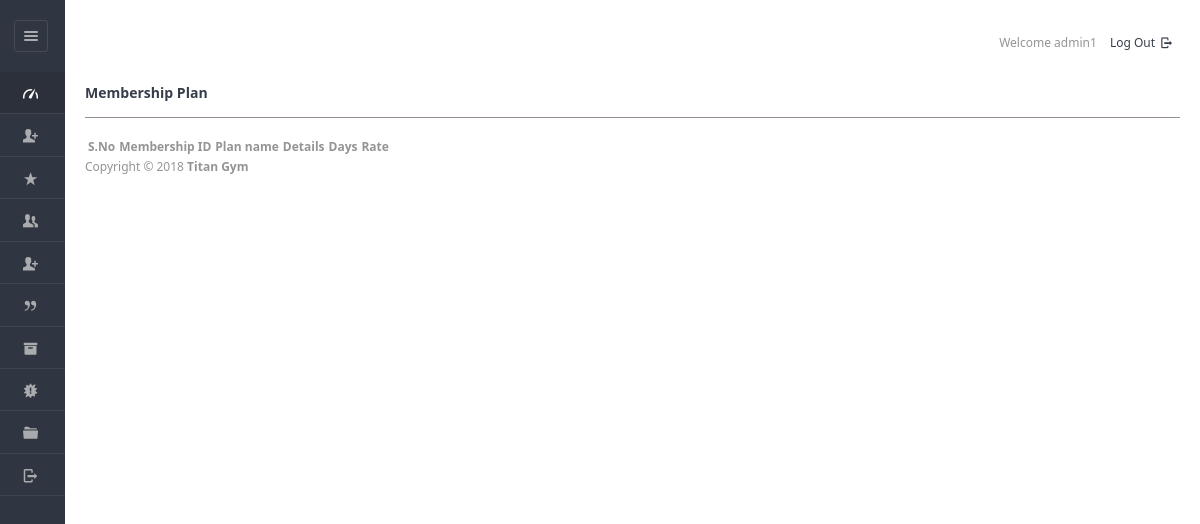
Before: /Files/dashboard/admin/view_plan.php (signed in) with the older database file.
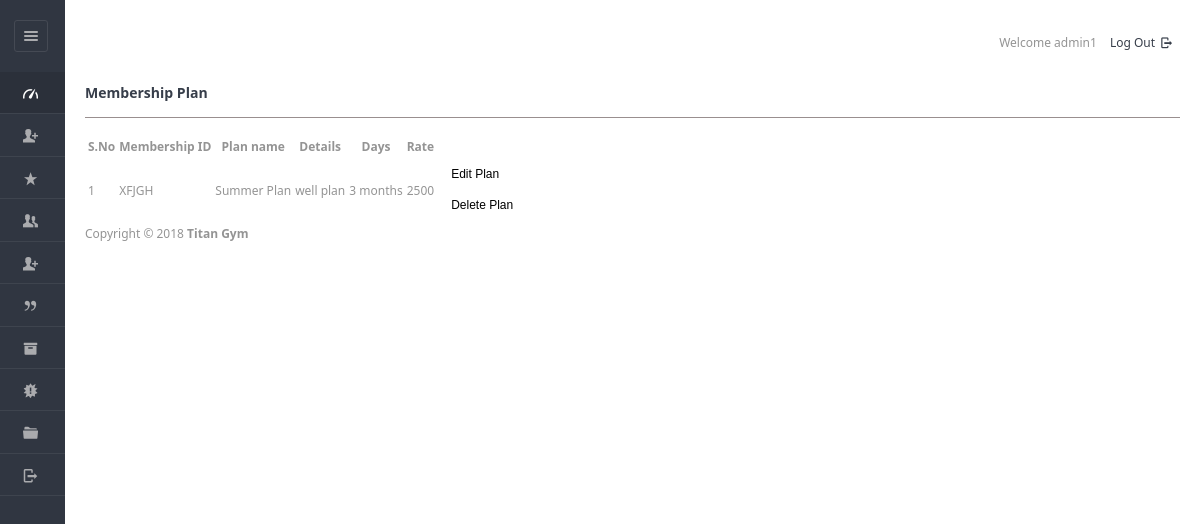
After: the same page with the newer database file.
### tables this page shows
CREATE TABLE `plan`  (
  `id` int(5) NOT NULL AUTO_INCREMENT,
  `pid` varchar(8) NOT NULL,
  `planName` varchar(20) NOT NULL,
  `description` varchar(50) NOT NULL,
  `validity` varchar(20) NOT NULL,
  `amount` int(10) NOT NULL,
  PRIMARY KEY (`id`) USING BTREE
);

### Files/dashboard/admin/view_plan.php (the view, shortened to what this page needs)
<?php
require '../../include/db_conn.php';
?>
<!DOCTYPE html>
<html lang="en">
<head>
    <link rel="stylesheet" href="../../css/style.css"  id="style-resource-5">
    <link rel="stylesheet" href="../../css/dashMain.css">
    <link rel="stylesheet" type="text/css" href="../../css/entypo.css">
</head>
     <body class="page-body  page-fade" onload="initializeMember()">
    	<div class="page-container sidebar-collapsed" id="navbarcollapse">
		<div class="sidebar-menu">
			<header class="logo-env">
					<div class="sidebar-collapse" onclick="collapseSidebar()">
				<a href="#" class="sidebar-collapse-icon with-animation">
					<i class="entypo-menu"></i>
				</a>
			</div>
			</header>
    		<?php include('nav.php'); ?>
    	</div>
    		<div class="main-content">
				<div class="row">
					<div class="col-md-6 col-sm-8 clearfix">
					</div>
					<div class="col-md-6 col-sm-4 clearfix hidden-xs">
						<ul class="list-inline links-list pull-right">
							<li>Welcome <?php echo $_SESSION['full_name']; ?>
							</li>
							<li>
								<a href="logout.php">
									Log Out <i class="entypo-logout right"></i>
								</a>
							</li>
						</ul>
					</div>
				</div>
		<h3>Membership Plan</h3>
		<hr />
		<table class="table table-bordered datatable" id="table-1">
			<thead>
				<tr>
					<th>S.No</th>
					<th>Membership ID</th>
					<th>Plan name</th>
					<th>Details</th>
					<th>Days</th>
					<th>Rate</th>
					<th></th>
				</tr>
			</thead>
				<tbody>
					<?php
					$query  = "select * from plan ORDER BY id DESC";
					$result = mysqli_query($con, $query);
					$sno    = 1;
					if (mysqli_affected_rows($con) != 0) {
					    while ($row = mysqli_fetch_array($result, MYSQLI_ASSOC)) {
					        $msgid = $row['pid'];
					        echo "<tr><td>" . $sno . "</td>";
					        echo "<td>" . $row['pid'] . "</td>";
					        echo "<td>" . $row['planName'] . "</td>";
					        echo "<td>" . $row['description'] . "</td>";
					        echo "<td>" . $row['validity'] . "</td>";
					        echo "<td>" . $row['amount'] . "</td>";
					        $sno++;
					        echo "<td><form action='edit_plan.php' method='post'><input type='hidden' name='name' value='" . $msgid . "'/><input type='submit' value='Edit Plan ' class='btn btn-info'/></form><form action='del_plan.php' method='post' onSubmit='return ConfirmDelete();'><input type='hidden' name='name' value='" . $msgid . "'/><input type='submit' value='Delete Plan' class='btn btn-danger'/></form></td></tr>";
					    }
					}
					?>
				</tbody>
		</table>
<?php include('footer.php'); ?>
    	</div>
    </body>
</html>

### Files/dashboard/admin/nav.php (shortened to what this page needs)
<ul id="main-menu" class="">
    <li class="active opened active"><a href="index.php"><i class="entypo-gauge"></i><span>Dashboard</span></a></li>
	<li><a href="new_entry.php"><i class="entypo-user-add"></i><span>New Registration</span></a>
	<li><a href="payments.php"><i class="entypo-star"></i><span>Payments</span></a></li>
	<li class="" id="hassubopen"><a href="#" onclick="memberExpand(1)"><i class="entypo-users"></i><span>Members</span></a>
	</li>
	<li><a href="new_health_status.php"><i class="entypo-user-add"></i><span>Health Status</span></a>
		<li class="" id="planhassubopen"><a href="#" onclick="memberExpand(2)"><i class="entypo-quote"></i><span>Plan</span></a>
	<li><a href="new_plan.php"><i class="entypo-box"></i><span>Overview</span></a>
	<li><a href="new_plan.php"><i class="entypo-alert"></i><span>Alerts</span></a>
	</li>
	<li><a href="more-userprofile.php"><i class="entypo-folder"></i><span>Profile</span></a></li>
	<li><a href="logout.php"><i class="entypo-logout"></i><span>Logout</span></a></li>
</ul>

### Files/dashboard/admin/footer.php
<footer class="main">Copyright &copy; 2018 <strong>Titan Gym </strong></footer>

### Files/css/style.css (style rules this page uses)
html { font-size: 62.5%; font-family: sans-serif; }
div { display: block; }
body { font-family: "Noto Sans", sans-serif, "Helvetica Neue", Helvetica, Arial, sans-serif; font-size: 12px; line-height: 1.428571429; color: #949494; display: block; margin: 0; }
*, *:before, *:after { box-sizing: border-box; }
a { text-decoration: none; background: transparent; }
h3, .h3 { font-size: 21px; }
h1, h2, h3 { margin-top: 17px; margin-bottom: 8.5px; }
h1, h2, h3, h4, h5, h6, .h1, .h2, .h3, .h4, .h5, .h6 { font-family: "Noto Sans", sans-serif, "Helvetica Neue", Helvetica, Arial, sans-serif; font-weight: 500; line-height: 1.1; color: #373e4a; }
h3 { display: block; font-size: 1.17em; font-weight: bold; }
input, button, select, textarea { font-family: inherit; font-size: inherit; line-height: inherit; }
button, input { line-height: normal; }
button, input, select, textarea { font-family: inherit; font-size: 100%; margin: 0; }
input { background-color: white; cursor: text; padding: 1px; border-width: 2px; border-style: inset; border-color: initial; border-image: initial; }
input, textarea, select, button { text-rendering: auto; color: initial; letter-spacing: normal; word-spacing: normal; text-transform: none; text-indent: 0px; text-shadow: none; display: inline-block; text-align: start; margin: 0em; font: 400 13.3333px Arial; }
.btn { display: inline-block; margin-bottom: 0; font-weight: 400; text-align: center; vertical-align: middle; cursor: pointer; background-image: none; border: 1px solid transparent; white-space: nowrap; padding: 6px 12px; font-size: 12px; line-height: 1.428571429; border-radius: 3px; user-select: none; }
button, html input[type="button"], input[type="reset"], input[type="submit"] { cursor: pointer; }
a { color: #373e4a; text-decoration: none; }
a { background: transparent; }
a { color: #373e4a; }
.page-container { position: relative; padding-left: 280px; }
.page-container .sidebar-menu { position: absolute; width: 280px; top: 0; left: 0; bottom: 0; background: #303641; color: #aaabae; z-index: 1; min-height: 796px; box-sizing: border-box; }
.page-container .sidebar-menu .logo-env { width: 100%; padding: 35px; padding-bottom: 10px; box-sizing: border-box; }
.page-container.sidebar-collapsed { padding-left: 65px; }
.page-container.sidebar-collapsed .sidebar-menu { z-index: 4; width: 65px; }
.page-container.sidebar-collapsed .sidebar-menu .logo-env { display: block; padding: 20px; }
.page-container .sidebar-menu .logo-env:before, .page-container .sidebar-menu .logo-env:after { content: " "; display: table; }
.page-container .sidebar-menu .logo-env > div { display: block; vertical-align: middle; white-space: nowrap; float: left; }
.page-container .sidebar-menu .logo-env > div > a { display: inline-block; color: #aaabae; }
.page-container.sidebar-collapsed .sidebar-menu .logo-env > div.sidebar-collapse { display: block; padding: 0; left: 3px; }
.page-container .sidebar-menu .logo-env > div.sidebar-collapse, .page-container .sidebar-menu .logo-env > div.sidebar-mobile-menu { position: relative; float: right; }
.page-container .sidebar-menu .logo-env > div.sidebar-collapse a, .page-container .sidebar-menu .logo-env > div.sidebar-mobile-menu a { display: inline-block; border: 1px solid #454a54; text-align: center; padding: 0; line-height: 1; font-size: 20px; font-weight: 300; padding: 5px 2px; background-clip: padding-box; border-radius: 3px; transition: all 200ms ease-in-out; }
.page-container .sidebar-menu .logo-env:after { clear: both; }
.page-container .sidebar-menu #main-menu { list-style: none; margin: 0; padding: 0; margin-bottom: 20px; }
ul, ol { margin-top: 0; margin-bottom: 8.5px; }
ul, menu, dir { display: block; list-style-type: disc; }
.page-container .sidebar-menu #main-menu li { position: relative; margin: 0; font-size: 12px; border-bottom: 1px solid rgba(69, 74, 84, 0.7); }
li { display: list-item; }
.page-container .sidebar-menu #main-menu li.active > a { background-color: #2b303a; color: #ffffff; }
.page-container .sidebar-menu #main-menu li a { position: relative; display: block; padding: 10px 20px; color: #aaabae; z-index: 2; transition: color 250ms ease-in-out, background-color 250ms ease-in-out; }
.page-container .sidebar-menu #main-menu li a i { top: 1px; }
.page-container .sidebar-menu #main-menu li i { position: relative; font-size: 15px; margin-right: 5px; }
i, cite, em, var, address, dfn { font-style: italic; }

Changed rows visible on the page:
added plan: pid "XFJGH", planName "Summer Plan", description "well plan", validity "3 months", amount "2500"
